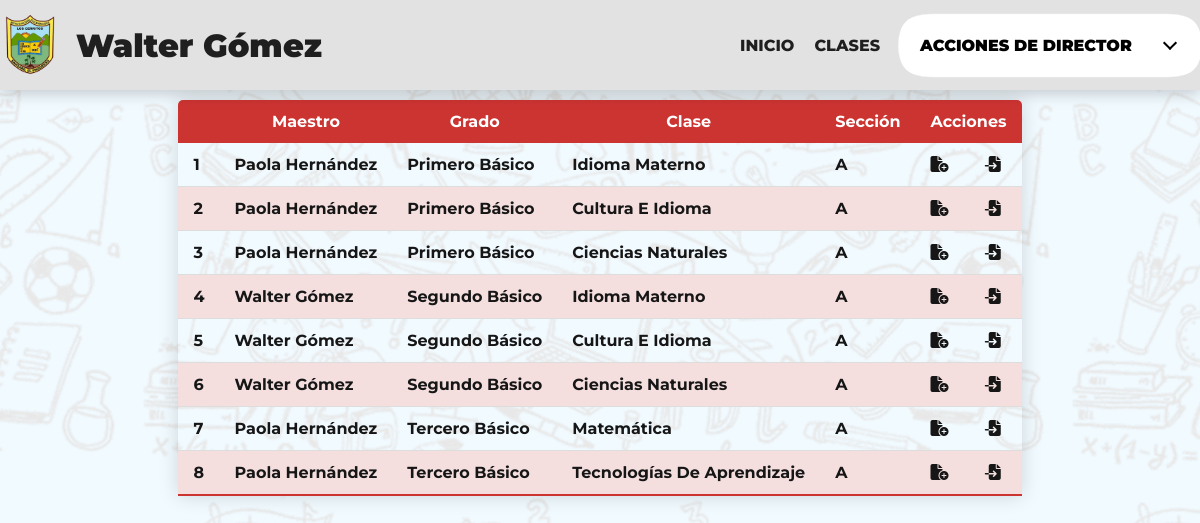
/admin/clases.php (signed in), run on the app's committed database.
### tables this page shows
CREATE TABLE `maestros` (
  `dpi` varchar(255) NOT NULL,
  `nombre` varchar(255) NOT NULL,
  `direccion` varchar(255) NOT NULL,
  `telpersonal` int(8) NOT NULL
);

CREATE TABLE `clases` (
  `id_maestro` varchar(255) NOT NULL,
  `grado` varchar(15) NOT NULL,
  `seccion` varchar(255) NOT NULL,
  `clase` varchar(255) NOT NULL
);

### backend/acentos.php (called while the page is built)
<?php
function eliminar_acentos($cadena) {
    $cadena = str_replace(
        array('Á', 'À', 'Â', 'Ä', 'á', 'à', 'ä', 'â', 'ª'),
        array('A', 'A', 'A', 'A', 'a', 'a', 'a', 'a', 'a'),
        $cadena
    );
    $cadena = str_replace(
        array('É', 'È', 'Ê', 'Ë', 'é', 'è', 'ë', 'ê'),
        array('E', 'E', 'E', 'E', 'e', 'e', 'e', 'e'),
        $cadena
    );
    $cadena = str_replace(
        array('Í', 'Ì', 'Ï', 'Î', 'í', 'ì', 'ï', 'î'),
        array('I', 'I', 'I', 'I', 'i', 'i', 'i', 'i'),
        $cadena
    );
    $cadena = str_replace(
        array('Ó', 'Ò', 'Ö', 'Ô', 'ó', 'ò', 'ö', 'ô'),
        array('O', 'O', 'O', 'O', 'o', 'o', 'o', 'o'),
        $cadena
    );
    $cadena = str_replace(
        array('Ú', 'Ù', 'Û', 'Ü', 'ú', 'ù', 'ü', 'û'),
        array('U', 'U', 'U', 'U', 'u', 'u', 'u', 'u'),
        $cadena
    );
    $cadena = str_replace(
        array('Ñ', 'ñ', 'Ç', 'ç'),
        array('N', 'n', 'C', 'c'),
        $cadena
    );
    return utf8_decode($cadena);
}

### admin/clases.php (the view, shortened to what this page needs)
<?php
include('../backend/conexion.php');
include('../backend/acentos.php');
?>
<!DOCTYPE html>
<html lang="es">
<head>
    <link rel="stylesheet" href="../css/main.css">
    <link rel="stylesheet" href="../css/header.css">
    <link rel="stylesheet" href="../css/tablaClases.css">
    <link rel="stylesheet" href="../css/homeAdmin.css">
    <link rel="stylesheet" href="../css/dropdown.css">
</head>
<body>
    <?php require_once("../vistas/header.php"); ?>
    <?php if ($_SESSION['user_rol'] == "1") {
        $query = $connection->prepare("SELECT * FROM clases ORDER BY grado");
        $result = $query->execute();
        $i = 1;
        ?>
        <section class="tabla">
            <table class="content-table">
                <thead>
                    <tr>
                        <th></th>
                        <th>Maestro</th>
                        <th>Grado</th>
                        <th>Clase</th>
                        <th>Sección</th>
                        <th colspan="2">Acciones</th>
                    </tr>
                </thead>
                <tbody>
                    <?php while ($result = $query->fetch(PDO::FETCH_ASSOC)) {
                        $dpi = $result['id_maestro'];
                        $consulta = $connection->prepare("SELECT * FROM maestros WHERE dpi=:dpi LIMIT 1");
                        $consulta->bindParam("dpi", $dpi, PDO::PARAM_STR);
                        $resultado = $consulta->execute();
                        $resultadoNombre = $consulta->fetch(PDO::FETCH_ASSOC);
                        $nombre = explode(' ', $resultadoNombre['nombre']);
                    ?>
                        <tr>
                            <td><?php echo $i; $i++;?></td>
                            <td><?php echo $nombre[0] . ' ' . $nombre[2]; ?></td>
                            <td><?php echo $result['grado']; ?> Básico</td>
                            <td><?php echo $result['clase']; ?></td>
                            <td><?php echo $result['seccion'] ?></td>
                            <td><a href="ingresarNotas.php?tabla=<?php echo strtolower(str_replace(' ', '_', eliminar_acentos($result['clase']))) . '-' . strtolower($result['grado']) . '-' . strtolower($result['seccion']); ?>"><i class="fa-solid fa-file-circle-plus acciones"></i></a></td>
                            <td><a href="verNotas.php?tabla=<?php echo strtolower(str_replace(' ', '_', eliminar_acentos($result['clase']))) . '-' . strtolower($result['grado']) . '-' . strtolower($result['seccion']); ?>&maestro=<?php echo $resultadoNombre['nombre']; ?>"><i class="fa-solid fa-file-import acciones"></i></a></td>
                        </tr>
                    <?php } ?>
                </tbody>
            </table>
        </section>
    <?php } ?>
</body>
</html>

### vistas/header.php
<?php
$id_nombre = $_SESSION['user_id'];
$headerQuery = $connection->prepare("SELECT * FROM maestros WHERE dpi=:id_nombre");
$headerQuery->bindParam("id_nombre", $id_nombre, PDO::PARAM_STR);
$resultadoHeader = $headerQuery->execute();
$rNombre = $headerQuery->fetch(PDO::FETCH_ASSOC);
$nombreHeader = explode(' ', $rNombre['nombre']);
?>
<header class="header-menu">
	<div class="contenedor__menu" id="nav-menu">
		<div class="logo">
			<div class="logo_img"></div>
			<h1><?php echo $nombreHeader[0] . ' ' . $nombreHeader[2]; ?></h1>
		</div>
		<div class="menu">
			<nav id="nav">
				<ul class="elementos-nav">
					<li><a href="home.php" class="elemento-nav">Inicio</a></li>
					<?php if ($_SESSION['user_rol'] == "1") { ?>
						<li><a href="clases.php" class="elemento-nav">Clases</a></li>
					<?php } ?>
					<?php include_once("../vistas/dropdown.php"); ?>
				</ul>
			</nav>
		</div>
	</div>
</header>

### vistas/dropdown.php (shortened to what this page needs)
<div class="dropdown">
    <label class="dropdown__face" for="dropdown">
        <?php if ($_SESSION['user_rol'] == "1") { ?>
            <div class="dropdown__text">Acciones de Director</div>
        <?php } ?>
        <div class="dropdown__arrow"></div>
    </label>
</div>

### css/main.css (style rules this page uses)
:root { --color-principal: #CC3432; }
* { margin: 0; padding: 0; box-sizing: border-box; font-family: 'Montserrat', sans-serif; }
body { background-color: #F1FAFF; }

### css/header.css (style rules this page uses)
header { width: 100%; height: 90px; position: fixed; margin-top: 0px; top: 0; z-index: 1; transition: all 300ms; background-color: rgb(226, 226, 226); filter: drop-shadow(0px 3px 8px rgba(0, 0, 0, 0.205)); transition: all 300ms; }
.contenedor__menu { max-width: 1200px; height: 100%; margin: auto; display: flex; justify-content: space-between; }
.logo { height: 100%; display: flex; align-items: center; }
.logo h1 { color: #1f1f1f; font-weight: 900; }
.logo .logo_img { background-image: url("../img/INEB.png"); background-position: center; background-repeat: no-repeat; background-size: 50px; height: 60px; width: 60px; margin-right: 16px; }
.menu { display: flex; align-items: center; }
.menu .elementos-nav { display: flex; align-items: center; }
.menu .elementos-nav li { list-style: none; margin-left: 20px; }
.menu .elementos-nav li .elemento-nav { text-decoration: none; font-size: 16px; color: #1f1f1f; font-weight: 800; text-transform: uppercase; }

### css/tablaClases.css (style rules this page uses)
.tabla { color: rgb(22, 22, 22); max-width: 1600px; padding-top: 100px; margin: auto; display: flex; align-items: center; font-weight: bold; justify-content: center; }
.content-table { border-collapse: collapse; font-size: 1em; min-width: 400px; border-radius: 5px 5px 0 0; overflow: hidden; box-shadow: 0 0 20px rgba(0, 0, 0, 0.15); }
.content-table thead tr { background-color: var(--color-principal); color: #ffffff; text-align: center; font-weight: bold; }
.content-table th, .content-table td { padding: 12px 15px; }
.content-table tbody tr { border-bottom: 1px solid #dddddd; transition: all 0.3s; }
.content-table tbody tr:nth-of-type(even) { background-color: #f4dede; }
.content-table tbody tr:last-of-type { border-bottom: 2px solid var(--color-principal); }
.content-table tbody tr td a { text-decoration: none; color: #161616; transition: all 200ms; }

### css/homeAdmin.css (style rules this page uses)
body { background-image: url('../img/doodles.png'); background-position: center; background-repeat: repeat; }

### css/dropdown.css (style rules this page uses)
.dropdown { position: relative; width: 300px; margin-left: 20px; filter: url(#goo); }
.dropdown__text { font-weight: 900; text-transform: uppercase; }
.dropdown__face, .dropdown__items { background-color: #fff; padding: 20px; border-radius: 20px; }
.dropdown__face { display: block; position: relative; cursor: pointer; }
.dropdown__arrow { border-bottom: 2px solid #000; border-right: 2px solid #000; position: absolute; top: 50%; right: 30px; width: 10px; height: 10px; transform: rotate(45deg) translateY(-50%); transform-origin: right; }

### data on the page
maestros: nombre "Walter", nombre "Gómez"
clases: id_maestro.nombre "Paola", id_maestro.nombre "Hernández", grado "Primero", clase "Idioma Materno", seccion "A"
clases: id_maestro.nombre "Paola", id_maestro.nombre "Hernández", grado "Primero", clase "Cultura E Idioma", seccion "A"
clases: id_maestro.nombre "Paola", id_maestro.nombre "Hernández", grado "Primero", clase "Ciencias Naturales", seccion "A"
clases: id_maestro.nombre "Walter", id_maestro.nombre "Gómez", grado "Segundo", clase "Idioma Materno", seccion "A"
clases: id_maestro.nombre "Walter", id_maestro.nombre "Gómez", grado "Segundo", clase "Cultura E Idioma", seccion "A"
clases: id_maestro.nombre "Walter", id_maestro.nombre "Gómez", grado "Segundo", clase "Ciencias Naturales", seccion "A"
clases: id_maestro.nombre "Paola", id_maestro.nombre "Hernández", grado "Tercero", clase "Matemática", seccion "A"
clases: id_maestro.nombre "Paola", id_maestro.nombre "Hernández", grado "Tercero", clase "Tecnologías De Aprendizaje", seccion "A"
